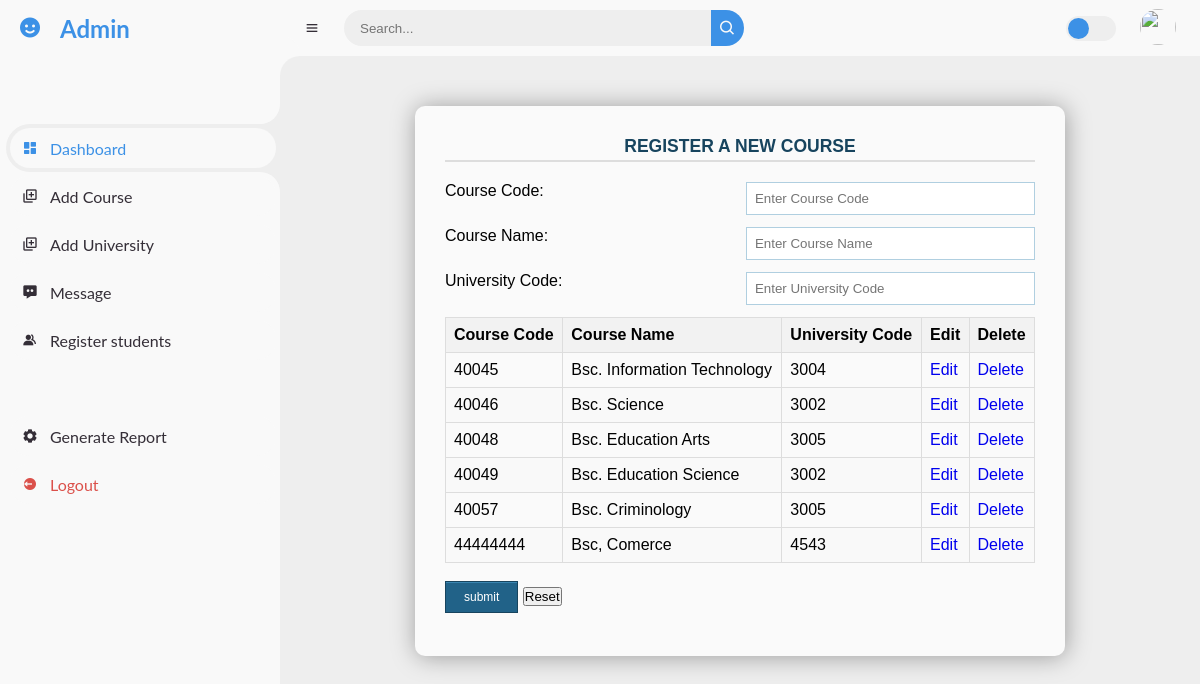
Screenshot of /Admin/register-new-course.php with the database file from the repository.
### tables this page shows
CREATE TABLE `course` (
  `Course_Code` varchar(32) NOT NULL,
  `Course_name` varchar(32) NOT NULL,
  `University_Code` int(4) NOT NULL,
  `Trend` varchar(32) NOT NULL
);

### Admin/register-new-course.php (the view, shortened to what this page needs)
<!DOCTYPE html>
<html lang="en">
<head>
	<link href='https://unpkg.com/boxicons@2.0.9/css/boxicons.min.css' rel='stylesheet'>
	<link rel="stylesheet" href="style.css">
</head>
<body>
<?php
    include "siderbar.php";
    ?>
	<section id="content">
		<nav>
			<i class='bx bx-menu' ></i>
			<form action="#">
				<div class="form-input">
					<input type="search" placeholder="Search...">
					<button type="submit" class="search-btn"><i class='bx bx-search' ></i></button>
				</div>
			</form>
			<label for="switch-mode" class="switch-mode"></label>
			<a href="#" class="profile">
				<img src="img/people.png">
			</a>
		</nav>
  <form class="form-style-9" action="register-new-course-insert.php" method="POST" id="submitForm">
    <div class="form-style-heading">
      <center>
      <h3>REGISTER A NEW COURSE</h3>
    </center>
    </div>
    <ul>
    <li>
      <label for="">Course Code:</label>
        <input type="number" name="course_code" class="field-style field-split align-left" placeholder="Enter Course Code" required />
    </li>
    <li>
      <label for="">Course Name:</label>
        <input type="text" name="course_name" class="field-style field-split align-left" placeholder="Enter Course Name" required/>
    </li>
    <li>
      <label for="">University Code:</label>
        <input type="number" name="university_code" class="field-style field-split align-left" placeholder="Enter University Code" required />
    </li>
    <table>
    <thead>
        <tr>
            <th>Course Code</th>
            <th>Course Name</th>
            <th>University Code</th>
            <th>Edit</th>
            <th>Delete</th>
        </tr>
    </thead>
     <tbody>
              <?php
include "connect.php";
$sql= "SELECT * FROM course";
      $row = mysqli_query($conn,$sql);
                 if(!empty($row))
                 foreach($row as $rows)
                {
              ?>
              <tr >
                  <td><?php echo $rows['Course_Code']; ?></td>
                  <td><?php echo $rows['Course_name']; ?></td>
                  <td><?php echo $rows['University_Code']; ?></td>
                  <td> <a  class ="" href="admin-edit-course.php?Id=<?php echo $rows['Course_Code']?>">Edit</a></td>
                  <td> <a  class ="" href="admin-delete-course.php?Id=<?php echo $rows['Course_Code']?>">Delete</a></td>
              </tr>
              <?php } ?>
          </tbody>
</table><br>
    <li>
    <input type="submit" name="submit" value="submit" />
    <input type="reset" value="Reset" />
    </li>
    </ul>
    </form>
	</section>
</body>
</html>

### Admin/style.css (style rules this page uses)
.form-style-heading { font-weight: bold; font-style: normal; color: #17445E; border-bottom: 2px solid #ddd; margin-bottom: 20px; font-size: 15px; padding-bottom: 3px; }
.form-style-9 { max-width: 650px; background: #FAFAFA; padding: 30px; margin: 50px auto; box-shadow: 1px 1px 25px rgba(0, 0, 0, 0.35); border-radius: 10px; border: 6px; }
.form-style-9 ul { padding:0; margin:0; list-style:none; }
.form-style-9 ul li { display: block; margin-bottom: 10px; min-height: 35px; }
.form-style-9 ul li .field-style { box-sizing: border-box; -webkit-box-sizing: border-box; -moz-box-sizing: border-box; padding: 8px; outline: none; border: 1px solid #B0CFE0; -webkit-transition: all 0.30s ease-in-out; -moz-transition: all 0.30s ease-in-out; -ms-transition: all 0.30s ease-in-out; -o-transition: all 0.30s ease-in-out; }
.form-style-9 ul li .field-split { width: 49%; }
.form-style-9 ul li input.align-left { float:right; }
.form-style-9 ul li input[type="button"], .form-style-9 ul li input[type="submit"] { -moz-box-shadow: inset 0px 1px 0px 0px #3985B1; -webkit-box-shadow: inset 0px 1px 0px 0px #3985B1; box-shadow: inset 0px 1px 0px 0px #3985B1; background-color: #216288; border: 1px solid #17445E; display: inline-block; cursor: pointer; color: #FFFFFF; padding: 8px 18px; text-decoration: none; font: 12px Arial, Helvetica, sans-serif; }
.form-style-9 ul li label { font-family: arial; }
.form-style-9 .align-left { float: left; }
table { font-family: arial,sans-serif; border-collapse:collapse; width: 600px; margin-left: auto; margin-right: auto; }
td,th { border: 1px solid #dddddd; text-align:left; padding: 8px; }
tr:nth-child(even) { background-color:#dddddd; }
* { margin: 0; padding: 0; box-sizing: border-box; }
a { text-decoration: none; }
li { list-style: none; }
:root { --poppins: 'Poppins', sans-serif; --lato: 'Lato', sans-serif; --light: #F9F9F9; --blue: #3C91E6; --light-blue: #CFE8FF; --grey: #eee; --dark-grey: #AAAAAA; --dark: #342E37; --red: #DB504A; --yellow: #FFCE26; --light-yellow: #FFF2C6; --orange: #FD7238; --light-orange: #FFE0D3; }
html { overflow-x: hidden; }
body { background: var(--grey); overflow-x: hidden; }
#content { position: relative; width: calc(100% - 280px); left: 280px; transition: .3s ease; }
#content nav { height: 56px; background: var(--light); padding: 0 24px; display: flex; align-items: center; grid-gap: 24px; font-family: var(--lato); position: sticky; top: 0; left: 0; z-index: 1000; }
#content nav::before { content: ''; position: absolute; width: 40px; height: 40px; bottom: -40px; left: 0; border-radius: 50%; box-shadow: -20px -20px 0 var(--light); }
#content nav a { color: var(--dark); }
#content nav .bx.bx-menu { cursor: pointer; color: var(--dark); }
#content nav form { max-width: 400px; width: 100%; margin-right: auto; }
#content nav form .form-input { display: flex; align-items: center; height: 36px; }
#content nav form .form-input input { flex-grow: 1; padding: 0 16px; height: 100%; border: none; background: var(--grey); border-radius: 36px 0 0 36px; outline: none; width: 100%; color: var(--dark); }
#content nav form .form-input button { width: 36px; height: 100%; display: flex; justify-content: center; align-items: center; background: var(--blue); color: var(--light); font-size: 18px; border: none; outline: none; border-radius: 0 36px 36px 0; cursor: pointer; }
#content nav .profile img { width: 36px; height: 36px; object-fit: cover; border-radius: 50%; }
#content nav .switch-mode { display: block; min-width: 50px; height: 25px; border-radius: 25px; background: var(--grey); cursor: pointer; position: relative; }
#content nav .switch-mode::before { content: ''; position: absolute; top: 2px; left: 2px; bottom: 2px; width: calc(25px - 4px); background: var(--blue); border-radius: 50%; transition: all .3s ease; }
body { font-family: Arial, sans-serif; margin: 0; padding: 0; }
table { width: 100%; border-collapse: collapse; }
th, td { border: 1px solid #dddddd; padding: 8px; text-align: left; }
th { background-color: #f2f2f2; }
tr:nth-child(even) { background-color: #f9f9f9; }

### rows the page displays
course: Course_Code "40045", Course_name "Bsc. Information Technology", University_Code "3004"
course: Course_Code "40046", Course_name "Bsc. Science", University_Code "3002"
course: Course_Code "40048", Course_name "Bsc. Education Arts", University_Code "3005"
course: Course_Code "40049", Course_name "Bsc. Education Science", University_Code "3002"
course: Course_Code "40057", Course_name "Bsc. Criminology", University_Code "3005"
course: Course_Code "44444444", Course_name "Bsc, Comerce", University_Code "4543"
